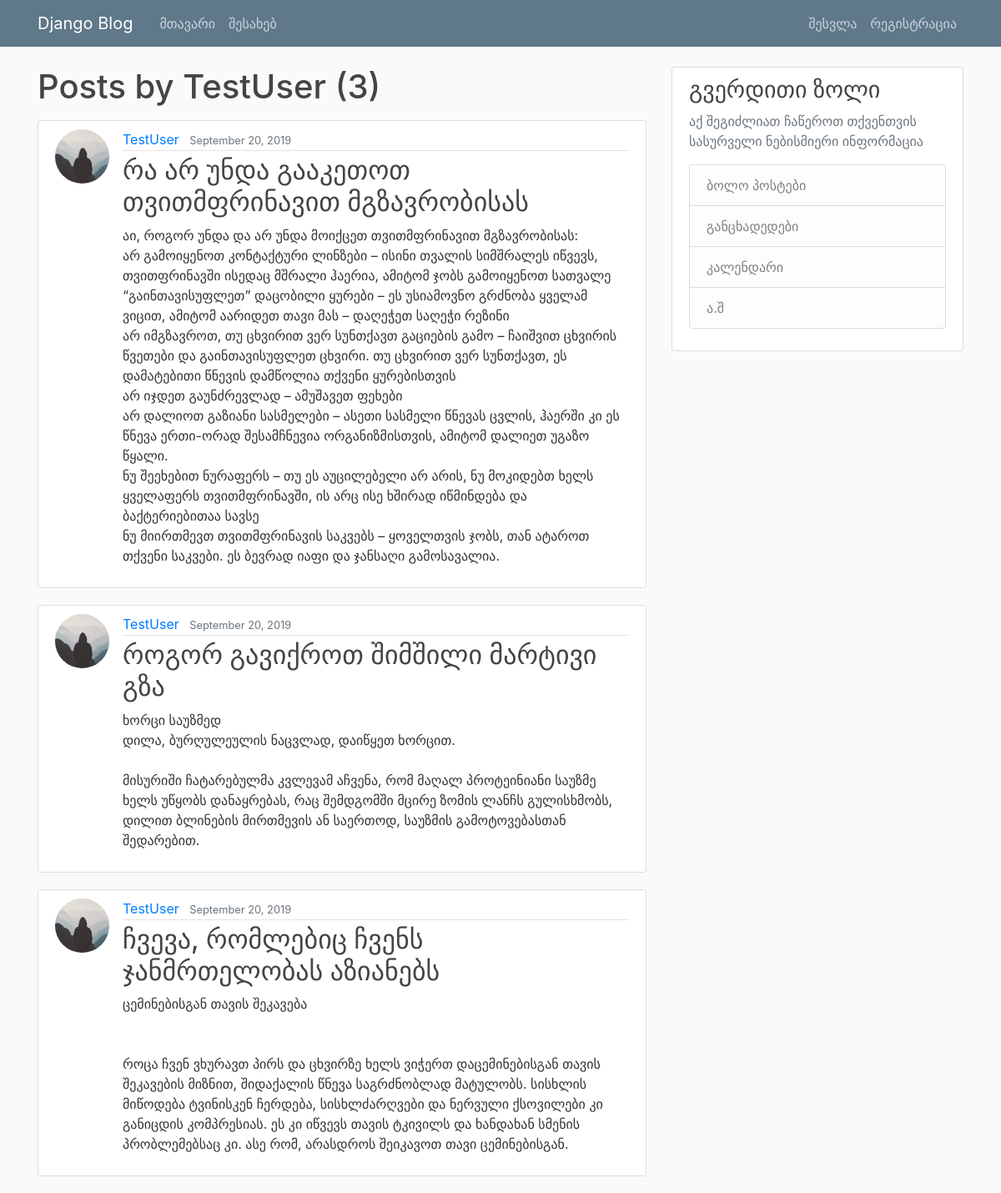
Page /user/TestUser on the committed database.
### blog/models.py (models this page shows, shortened)
class Post(models.Model):
    title = models.CharField(max_length=100)
    content = models.TextField()
    date_posted = models.DateTimeField(default=timezone.now)
    author = models.ForeignKey(User, on_delete=models.CASCADE)

### users/models.py (models this page shows, shortened)
class Profile(models.Model):
    user = models.OneToOneField(User, on_delete=models.CASCADE)
    image = models.ImageField(default='default.jpg', upload_to='profile_pics')

### blog/views.py (the view)
# urls.py: path('user/<str:username>', UserPostListView.as_view(), name='user-posts'),
class UserPostListView(ListView):
    model = Post
    template_name = 'blog/user_posts.html'  # <app>/<model>_<viewtype>.html
    context_object_name = 'posts'
    paginate_by = 5
    def get_queryset(self):
        user = get_object_or_404(User, username=self.kwargs.get('username'))
        return Post.objects.filter(author=user).order_by('-date_posted')

### blog/templates/blog/user_posts.html (shortened to what this page needs)
{% extends "blog/base.html" %}
{% block content %}
    <h1 class="mb-3">Posts by {{ view.kwargs.username }} ({{ page_obj.paginator.count }})</h1>
    {% for post in posts %}
        <article class="media content-section">
          <img class="rounded-circle article-img" src="{{ post.author.profile.image.url }}">
          <div class="media-body">
            <div class="article-metadata">
              <a class="mr-2" href="{% url 'user-posts' post.author.username %}">{{ post.author }}</a>
              <small class="text-muted">{{ post.date_posted|date:"F d, Y" }}</small>
            </div>
            <h2><a class="article-title" href="{% url 'post-detail' post.id %}">{{ post.title }}</a></h2>
            <p class="article-content">{{ post.content }}</p>
          </div>
        </article>
    {% endfor %}
{% endblock content %}

### blog/templates/blog/base.html (shortened to what this page needs)
{% load static %}
<!DOCTYPE html>
<html>
<head>
    <link rel="stylesheet" href="https://maxcdn.bootstrapcdn.com/bootstrap/4.0.0/css/bootstrap.min.css">
    <link rel="stylesheet" type="text/css" href="{% static 'blog/main.css' %}">
</head>
<body>
    <header class="site-header">
      <nav class="navbar navbar-expand-md navbar-dark bg-steel fixed-top">
        <div class="container">
          <a class="navbar-brand mr-4" href="{% url 'blog-home' %}">Django Blog</a>
          <div class="collapse navbar-collapse" id="navbarToggle">
            <div class="navbar-nav mr-auto">
              <a class="nav-item nav-link" href="{% url 'blog-home' %}">მთავარი</a>
              <a class="nav-item nav-link" href="{% url 'blog-about' %}">შესახებ</a>
            </div>
            <div class="navbar-nav">
              {% if user.is_authenticated %}
                <a class="nav-item nav-link" href="{% url 'post-create' %}">ახალი პოსტი</a>
                <a class="nav-item nav-link" href="{% url 'profile' %}">პროფილი</a>
                <a class="nav-item nav-link" href="{% url 'logout' %}">გასვლა</a>
              {% else %}
                <a class="nav-item nav-link" href="{% url 'login' %}">შესვლა</a>
                <a class="nav-item nav-link" href="{% url 'register' %}">რეგისტრაცია</a>
              {% endif %}
            </div>
          </div>
        </div>
      </nav>
    </header>
    <main role="main" class="container">
      <div class="row">
        <div class="col-md-8">
          {% block content %}{% endblock %}
        </div>
        <div class="col-md-4">
          <div class="content-section">
            <h3>გვერდითი ზოლი</h3>
            <p class='text-muted'>აქ შეგიძლიათ ჩაწეროთ თქვენთვის სასურველი ნებისმიერი ინფორმაცია
              <ul class="list-group">
                <li class="list-group-item list-group-item-light">ბოლო პოსტები</li>
                <li class="list-group-item list-group-item-light">განცხადედები</li>
                <li class="list-group-item list-group-item-light">კალენდარი</li>
                <li class="list-group-item list-group-item-light">ა.შ</li>
              </ul>
            </p>
          </div>
        </div>
      </div>
    </main>
</body>
</html>

### blog/static/blog/main.css (style rules this page uses)
body { background: #fafafa; color: #333333; margin-top: 5rem; }
h1, h2, h3, h4, h5, h6 { color: #444444; }
ul { margin: 0; }
.bg-steel { background-color: #5f788a; }
.site-header .navbar-nav .nav-link { color: #cbd5db; }
.content-section { background: #ffffff; padding: 10px 20px; border: 1px solid #dddddd; border-radius: 3px; margin-bottom: 20px; }
.article-title { color: #444444; }
.article-content { white-space: pre-line; }
.article-img { height: 65px; width: 65px; margin-right: 16px; }
.article-metadata { padding-bottom: 1px; margin-bottom: 4px; border-bottom: 1px solid #e3e3e3 }

### rows in the picture
Post: author.profile.image (placeholder picture), author "TestUser", date_posted "September 20, 2019", title "რა არ უნდა გააკეთოთ თვითმფრინავით მგზავრობისას", content "აი, როგორ უნდა და არ უნდა მოიქცეთ თვითმფრინავით მგზავრობისას: არ გამოიყენოთ კონტაქტური ლინზები – ისინი თვალის სიმშრალეს იწვევს, თვითფრინავში ისედაც მშრალი ჰაერია, ამიტომ ჯობს გამოიყენოთ სათვალე “გაინთავისუფლეთ” დაცობილი ყურები – ეს უსიამოვნო გრძნობა ყველამ ვიცით, ამიტომ აარიდეთ თავი მას – დაღეჭეთ საღეჭი რეზინი არ იმგზავროთ, თუ ცხვირით ვერ სუნთქავთ გაციების გამო – ჩაიშვით ცხვირის წვეთები და გაინთავისუფლეთ ცხვირი. თუ ცხვირით ვერ სუნთქავთ, ეს დამატებითი წნევის დამწოლია თქვენი ყურებისთვის არ იჯდეთ გაუნძრევლად – ამუშავეთ ფეხები არ დალიოთ გაზიანი სასმელები – ასეთი სასმელი წნევას ცვლის, ჰაერში კი ეს წნევა ერთი-ორად შესამჩნევია ორგანიზმისთვის, ამიტომ დალიეთ უგაზო წყალი. ნუ შეეხებით ნურაფერს – თუ ეს…"
Post: author.profile.image (placeholder picture), author "TestUser", date_posted "September 20, 2019", title "როგორ გავიქროთ შიმშილი მარტივი გზა", content "ხორცი საუზმედ დილა, ბურღულეულის ნაცვლად, დაიწყეთ ხორცით. მისურიში ჩატარებულმა კვლევამ აჩვენა, რომ მაღალ პროტეინიანი საუზმე ხელს უწყობს დანაყრებას, რაც შემდგომში მცირე ზომის ლანჩს გულისხმობს, დილით ბლინების მირთმევის ან საერთოდ, საუზმის გამოტოვებასთან შედარებით."
Post: author.profile.image (placeholder picture), author "TestUser", date_posted "September 20, 2019", title "ჩვევა, რომლებიც ჩვენს ჯანმრთელობას აზიანებს", content "ცემინებისგან თავის შეკავება როცა ჩვენ ვხურავთ პირს და ცხვირზე ხელს ვიჭერთ დაცემინებისგან თავის შეკავების მიზნით, შიდაქალის წნევა საგრძნობლად მატულობს. სისხლის მიწოდება ტვინისკენ ჩერდება, სისხლძარღვები და ნერვული ქსოვილები კი განიცდის კომპრესიას. ეს კი იწვევს თავის ტკივილს და ხანდახან სმენის პრობლემებსაც კი. ასე რომ, არასდროს შეიკავოთ თავი ცემინებისგან."

### other values in the picture
{{ view.kwargs.username }} "TestUser"
{{ page_obj.paginator.count }} "3"
